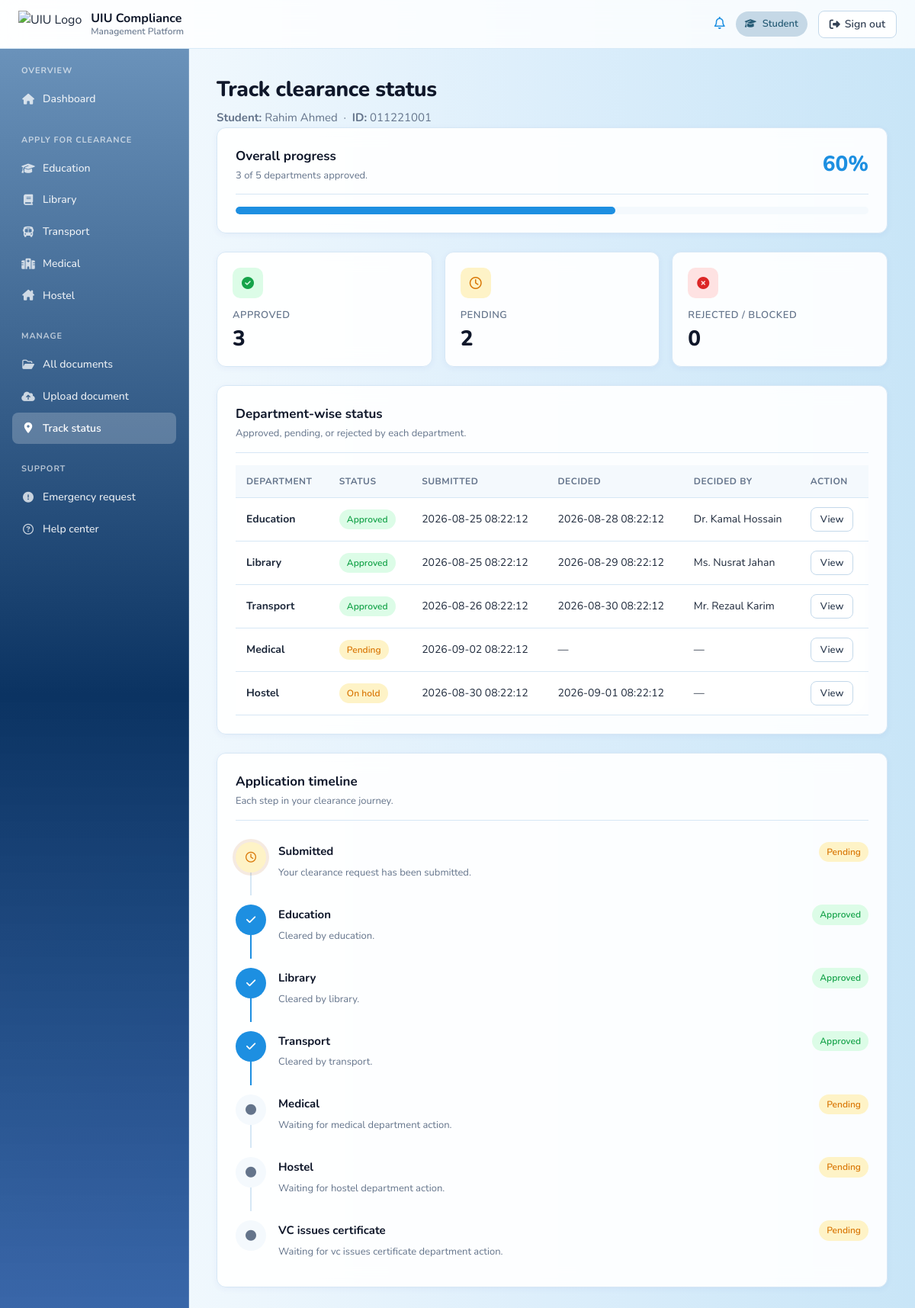
Screenshot of /student/track-status.php (signed in) with the database file from the repository.
### tables this page shows
CREATE TABLE users (
    id           INT UNSIGNED AUTO_INCREMENT PRIMARY KEY,
    role         ENUM('student','admin','vc') NOT NULL,
    full_name    VARCHAR(120) NOT NULL,
    email        VARCHAR(190) NOT NULL,
    password     VARCHAR(255) NOT NULL,           
    student_id   VARCHAR(40)  NULL,               
    employee_id  VARCHAR(40)  NULL,             
    department   VARCHAR(60)  NULL,
    status       ENUM('active','suspended') NOT NULL DEFAULT 'active',
    created_at   DATETIME     NOT NULL DEFAULT CURRENT_TIMESTAMP,
    updated_at   DATETIME     NOT NULL DEFAULT CURRENT_TIMESTAMP ON UPDATE CURRENT_TIMESTAMP,
    UNIQUE KEY uniq_email (email),
    UNIQUE KEY uniq_student_id (student_id),
    UNIQUE KEY uniq_employee_id (employee_id),
    KEY idx_role (role)
);

CREATE TABLE clearance_requests (
    id            INT UNSIGNED AUTO_INCREMENT PRIMARY KEY,
    student_id    INT UNSIGNED NOT NULL,
    department    ENUM('education','library','transport','medical','hostel') NOT NULL,
    status        ENUM('pending','approved','hold','rejected','blocked') NOT NULL DEFAULT 'pending',
    reason        VARCHAR(500) NULL,
    submitted_at  DATETIME NOT NULL DEFAULT CURRENT_TIMESTAMP,
    decided_at    DATETIME NULL,
    decided_by    INT UNSIGNED NULL,
    CONSTRAINT fk_cr_student FOREIGN KEY (student_id) REFERENCES users(id) ON DELETE CASCADE,
    CONSTRAINT fk_cr_decider FOREIGN KEY (decided_by) REFERENCES users(id) ON DELETE SET NULL,
    UNIQUE KEY uniq_student_dept (student_id, department),
    KEY idx_status (status),
    KEY idx_dept (department)
);

### backend/config/db.php (called while the page is built, shortened)
<?php
function db(): PDO
{
    static $pdo = null;
    if ($pdo instanceof PDO) {
        return $pdo;
    }
    $host    = '127.0.0.1';
    $port    = '3306';
    $name    = 'uiu_clearance';
    $user    = 'root';
    $pass    = '';
    $charset = 'utf8mb4';
    $dsn = "mysql:host={$host};port={$port};dbname={$name};charset={$charset}";
    $options = [
        PDO::ATTR_ERRMODE            => PDO::ERRMODE_EXCEPTION,
        PDO::ATTR_DEFAULT_FETCH_MODE => PDO::FETCH_ASSOC,
        PDO::ATTR_EMULATE_PREPARES   => false,
    ];
    try {
        $pdo = new PDO($dsn, $user, $pass, $options);
    } catch (PDOException $e) {
        http_response_code(500);
        echo "<h2>Database Error</h2>";
        echo "<pre>";
        echo $e->getMessage();
        echo "</pre>";
        exit;
    }
    return $pdo;
}

### backend/includes/auth.php (called while the page is built, shortened)
<?php
require_once __DIR__ . '/../config/db.php';
function current_user(): ?array
{
    $stmt = db()->prepare('SELECT * FROM users WHERE id = ? LIMIT 1');
    $stmt->execute([$_SESSION['user_id']]);
    $row = $stmt->fetch();
    return $row ?: null;
}

### student/track-status.php (the view, shortened to what this page needs)
<?php
require_once __DIR__ . '/../backend/includes/auth.php';
require_once __DIR__ . '/../backend/includes/layout.php';
$me = current_user();
$depts = [
    'education' => 'Education',
    'library'   => 'Library',
    'transport' => 'Transport',
    'medical'   => 'Medical',
    'hostel'    => 'Hostel',
];
$rows = [];
try {
    $s = db()->prepare(
        'SELECT cr.department, cr.status, cr.submitted_at, cr.decided_at,
                u.full_name AS decider_name
         FROM clearance_requests cr
         LEFT JOIN users u ON u.id = cr.decided_by
         WHERE cr.student_id = ?
         ORDER BY cr.department'
    );
    $s->execute([(int)$me['id']]);
    $rows = $s->fetchAll();
} catch (Throwable $e) {  }
$by_dept = [];
foreach ($rows as $r) { $by_dept[$r['department']] = $r; }
$approved = 0; $pending = 0; $rejected = 0; $total = count($depts);
foreach ($depts as $k => $label) {
    $st = $by_dept[$k]['status'] ?? 'pending';
    if ($st === 'approved') $approved++;
    elseif (in_array($st, ['rejected','blocked'], true)) $rejected++;
    else $pending++;
}
$pct = $total > 0 ? (int)round($approved * 100 / $total) : 0;
$timeline = [
    ['Submitted',  'pending'],
    ['Education',  $by_dept['education']['status'] ?? 'pending'],
    ['Library',    $by_dept['library']['status']   ?? 'pending'],
    ['Transport',  $by_dept['transport']['status'] ?? 'pending'],
    ['Medical',    $by_dept['medical']['status']   ?? 'pending'],
    ['Hostel',     $by_dept['hostel']['status']    ?? 'pending'],
    ['VC issues certificate', 'pending'],
];
$first_blocking = null;
foreach ($timeline as $i => $step) {
    if (!in_array($step[1], ['approved'], true)) { $first_blocking = $i; break; }
}
?>
<!DOCTYPE html>
<html lang="en">
<head>
    <link rel="stylesheet" href="../assets/css/theme.css">
    <link rel="stylesheet" href="../assets/css/track-status.css">
</head>
<body class="plain-bg">
<header class="topbar">
    <div class="brand">
        <img src="../assets/images/UIU%20LOGO.png" alt="UIU Logo">
        <div class="brand-text">UIU Compliance<span>Management Platform</span></div>
    </div>
    <div class="right">
        <a class="notif-btn" href="notifications.php"><i class="fa-regular fa-bell"></i></a>
        <span class="role-badge"><i class="fa-solid fa-graduation-cap"></i> Student</span>
        <a class="logout-btn" href="../backend/actions/logout.php"><i class="fa-solid fa-right-from-bracket"></i> Sign out</a>
    </div>
</header>
<div class="layout">
    <aside class="sidebar">
        <nav class="nav-section">
            <h3>Overview</h3>
            <a class="nav-item" href="dashboard.php"><i class="fa-solid fa-house"></i> Dashboard</a>
        </nav>
        <nav class="nav-section">
            <h3>Apply for clearance</h3>
            <a class="nav-item" href="clearance-education.php"><i class="fa-solid fa-graduation-cap"></i> Education</a>
            <a class="nav-item" href="clearance-library.php"><i class="fa-solid fa-book"></i> Library</a>
            <a class="nav-item" href="clearance-transport.php"><i class="fa-solid fa-bus"></i> Transport</a>
            <a class="nav-item" href="clearance-medical.php"><i class="fa-solid fa-hospital"></i> Medical</a>
            <a class="nav-item" href="clearance-hostel.php"><i class="fa-solid fa-house-chimney"></i> Hostel</a>
        </nav>
        <nav class="nav-section">
            <h3>Manage</h3>
            <a class="nav-item" href="all-documents.php"><i class="fa-regular fa-folder-open"></i> All documents</a>
            <a class="nav-item" href="upload-document.php"><i class="fa-solid fa-cloud-arrow-up"></i> Upload document</a>
            <a class="nav-item active" href="track-status.php"><i class="fa-solid fa-location-dot"></i> Track status</a>
        </nav>
        <nav class="nav-section">
            <h3>Support</h3>
            <a class="nav-item" href="emergency-request.php"><i class="fa-solid fa-circle-exclamation"></i> Emergency request</a>
            <a class="nav-item" href="help.php"><i class="fa-regular fa-circle-question"></i> Help center</a>
        </nav>
    </aside>
    <main class="main">
        <div class="page-head">
            <h1>Track clearance status</h1>
            <p>
                <strong>Student:</strong> <?= htmlspecialchars((string)$me['full_name']) ?>
                &nbsp;·&nbsp;
                <strong>ID:</strong> <?= htmlspecialchars((string)$me['student_id']) ?>
            </p>
        </div>
        <section class="card mb-24">
            <div class="card-head">
                <div>
                    <h2>Overall progress</h2>
                    <p><?= $approved ?> of <?= $total ?> departments approved.</p>
                </div>
                <span class="big-pct"><?= $pct ?>%</span>
            </div>
            <div class="progress-bar"><div class="progress-fill" style="width: <?= $pct ?>%;"></div></div>
        </section>
        <div class="grid grid-3 mb-24">
            <div class="stat ok"><div class="icon"><i class="fa-solid fa-circle-check"></i></div><div class="label">Approved</div><div class="value"><?= $approved ?></div></div>
            <div class="stat warn"><div class="icon"><i class="fa-regular fa-clock"></i></div><div class="label">Pending</div><div class="value"><?= $pending ?></div></div>
            <div class="stat bad"><div class="icon"><i class="fa-solid fa-circle-xmark"></i></div><div class="label">Rejected / Blocked</div><div class="value"><?= $rejected ?></div></div>
        </div>
        <section class="card mb-24">
            <div class="card-head">
                <div><h2>Department-wise status</h2><p>Approved, pending, or rejected by each department.</p></div>
            </div>
            <div class="table-wrap">
                <table class="table">
                    <thead>
                        <tr>
                            <th>Department</th>
                            <th>Status</th>
                            <th>Submitted</th>
                            <th>Decided</th>
                            <th>Decided by</th>
                            <th>Action</th>
                        </tr>
                    </thead>
                    <tbody>
                        <?php foreach ($depts as $k => $label):
                            $r = $by_dept[$k] ?? null;
                            $st = $r['status'] ?? 'not_submitted';
                        ?>
                        <tr>
                            <td><strong><?= htmlspecialchars($label) ?></strong></td>
                            <td>
                                <?php if ($st === 'not_submitted'): ?>
                                    <span class="badge">Not submitted</span>
                                <?php else: ?>
                                    <?= uiu_status_badge($st) ?>
                                <?php endif; ?>
                            </td>
                            <td><?= htmlspecialchars($r['submitted_at'] ?? '—') ?></td>
                            <td><?= htmlspecialchars($r['decided_at'] ?? '—') ?></td>
                            <td><?= htmlspecialchars($r['decider_name'] ?? '—') ?></td>
                            <td><a class="btn btn-sm btn-secondary" href="clearance-education.php?dept=<?= $k ?>">View</a></td>
                        </tr>
                        <?php endforeach; ?>
                    </tbody>
                </table>
            </div>
        </section>
        <section class="card">
            <div class="card-head">
                <div><h2>Application timeline</h2><p>Each step in your clearance journey.</p></div>
            </div>
            <ol class="timeline">
                <?php foreach ($timeline as $i => $step):
                    $status = $step[1];
                    $cls = 'pending';
                    if ($status === 'approved') $cls = 'done';
                    elseif ($first_blocking === $i) $cls = 'current';
                    elseif ($i < ($first_blocking ?? 999)) $cls = 'done';
                ?>
                <li class="step <?= $cls ?>">
                    <div class="step-dot">
                        <?php if ($cls === 'done'): ?><i class="fa-solid fa-check"></i>
                        <?php elseif ($cls === 'current'): ?><i class="fa-regular fa-clock"></i>
                        <?php else: ?><i class="fa-solid fa-circle"></i><?php endif; ?>
                    </div>
                    <div class="step-body">
                        <div class="flex-between">
                            <h4><?= htmlspecialchars($step[0]) ?></h4>
                            <?php if ($status === 'pending' && $i > 0): ?>
                                <span class="badge warn">Pending</span>
                            <?php elseif ($status === 'approved'): ?>
                                <span class="badge ok">Approved</span>
                            <?php else: ?>
                                <span class="badge warn">Pending</span>
                            <?php endif; ?>
                        </div>
                        <p>
                            <?php if ($i === 0): ?>Your clearance request has been submitted.
                            <?php elseif (in_array($status, ['pending','hold','blocked','rejected'], true)): ?>Waiting for <?= htmlspecialchars(strtolower($step[0])) ?> department action.
                            <?php else: ?>Cleared by <?= htmlspecialchars(strtolower($step[0])) ?>.
                            <?php endif; ?>
                        </p>
                    </div>
                </li>
                <?php endforeach; ?>
            </ol>
        </section>
    </main>
</div>
</body>
</html>

### backend/includes/layout.php (shortened to what this page needs)
<?php
require_once __DIR__ . '/auth.php';
function uiu_status_badge(string $status): string
{
    $map = [
        'pending'  => ['warn', 'Pending'],
        'approved' => ['ok',   'Approved'],
        'rejected' => ['bad',  'Rejected'],
        'hold'     => ['warn', 'On hold'],
        'blocked'  => ['bad',  'Blocked'],
    ];
    $s = $map[$status] ?? ['info', ucfirst($status)];
    return '<span class="badge ' . htmlspecialchars($s[0]) . '">' . htmlspecialchars($s[1]) . '</span>';
}

### css/track-status.css (style rules this page uses)
.big-pct { font-size: 28px; font-weight: 800; color: var(--blue); }
.progress-bar { width: 100%; height: 10px; background: var(--line-3); border-radius: 999px; overflow: hidden; }
.progress-fill { height: 100%; background: var(--blue); border-radius: 999px; transition: width 0.4s; }
.timeline { list-style: none; display: flex; flex-direction: column; gap: 8px; position: relative; }
.step { display: grid; grid-template-columns: 40px 1fr; gap: 16px; padding: 12px 0; position: relative; }
.step:not(:last-child)::before { content: ""; position: absolute; left: 19px; top: 44px; bottom: -8px; width: 2px; background: var(--line); }
.step.done:not(:last-child)::before { background: var(--blue); }
.step-dot { width: 40px; height: 40px; border-radius: 50%; background: var(--line-3); color: var(--ink-5); display: flex; align-items: center; justify-content: center; font-size: 14px; z-index: 1; }
.step.done .step-dot { background: var(--blue); color: #fff; }
.step.current .step-dot { background: var(--warn-soft); color: var(--warn); box-shadow: 0 0 0 4px rgba(180, 83, 9, 0.12); }
.step-body h4 { font-size: 15px; font-weight: 700; color: var(--ink); }
.step-body p { font-size: 13px; color: var(--ink-5); margin-top: 4px; }

### rows the page displays
users: full_name "Rahim Ahmed", student "011221001"
clearance_requests: label "Education", status "Approved", submitted_at "2026-08-25 08:22:12", decided_at "2026-08-28 08:22:12", decided_by.full_name "Dr. Kamal Hossain"
clearance_requests: label "Library", status "Approved", submitted_at "2026-08-25 08:22:12", decided_at "2026-08-29 08:22:12", decided_by.full_name "Ms. Nusrat Jahan"
clearance_requests: label "Transport", status "Approved", submitted_at "2026-08-26 08:22:12", decided_at "2026-08-30 08:22:12", decided_by.full_name "Mr. Rezaul Karim"
clearance_requests: label "Medical", status "Pending", submitted_at "2026-09-02 08:22:12", decided_at "—", decider_name "—"
clearance_requests: label "Hostel", status "On hold", submitted_at "2026-08-30 08:22:12", decided_at "2026-09-01 08:22:12", decider_name "—"

### other values shown
$approved "3"
$total "5"
$pct "60"
$pending "2"
$rejected "0"
$step[0] "Submitted"
$step[0] "Education"
$step[0] "education"
$step[0] "Library"
$step[0] "library"
$step[0] "Transport"
$step[0] "transport"
$step[0] "Medical"
$step[0] "medical"
$step[0] "Hostel"
